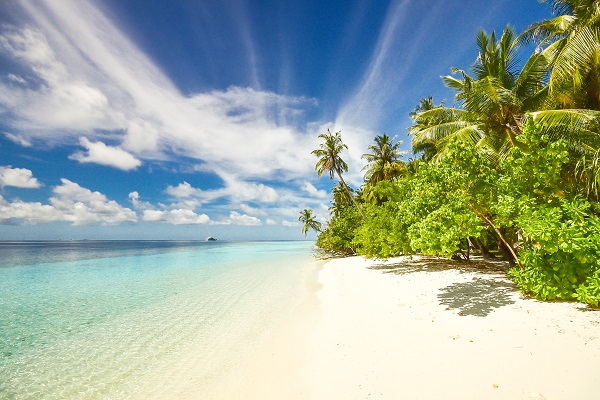
#> input picture input/beach.jpg, 600 x 400 px
$ python masking.py --image input/beach.jpg
#> lines starting #> are read from the running program, lines starting #| are printed output that depends on the picture; after the words box and inside, x2 and y2 are one past the last pixel; in counts of white or black regions, pixels touching at a corner belong together
import numpy as np
import argparse
import cv2

ap = argparse.ArgumentParser()
ap.add_argument("-i", "--image", required = True, help = "Path to the image")
args = vars(ap.parse_args())

image = cv2.imread(args["image"])
#> image is the input picture: shape (400, 600, 3); mean B, G, R 159.9, 174.7, 158.8
cv2.imshow("Original", image)
cv2.waitKey(0)

# constructing a zero NumPy array of same width x height as input image
mask = np.zeros(image.shape[:2], dtype = "uint8")
# computing the center of the image
(cX, cY) = (image.shape[1] // 2, image.shape[0] // 2)
#> cX = 300; cY = 200
# constructing a rectangle
cv2.rectangle(mask, (cX - 75, cY - 75), (cX + 75, cY + 75), 255, -1)
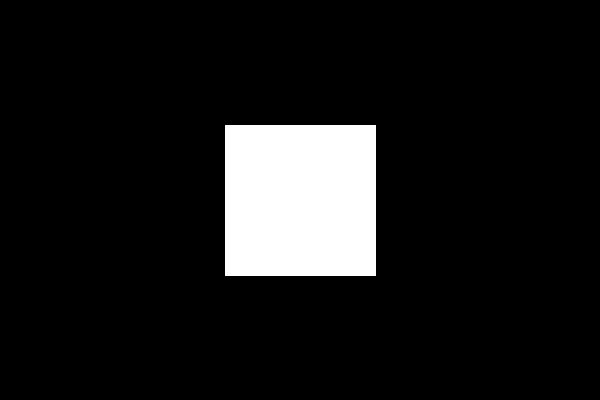
#> mask: shape (400, 600); 9.5% white; 1 white region, box (x1, y1, x2, y2) and area: (225, 125, 376, 276) 22801
cv2.imshow("Mask", mask)
cv2.waitKey(0)

# applying a mask using bitwise_and operator on the image itself with a mask
# by supplying a mask, the function only examines pixels that are "on" the mask
masked = cv2.bitwise_xor(image, image, mask = mask)
#> masked: shape (400, 600, 3); every value is 0
cv2.imshow("Mask Applied to Image", masked)
cv2.waitKey(0)

mask = np.zeros(image.shape[:2], dtype = "uint8")
# drawing a whiSte circle on the mask image
cv2.circle(mask, (cX, cY), 100, 255, -1)
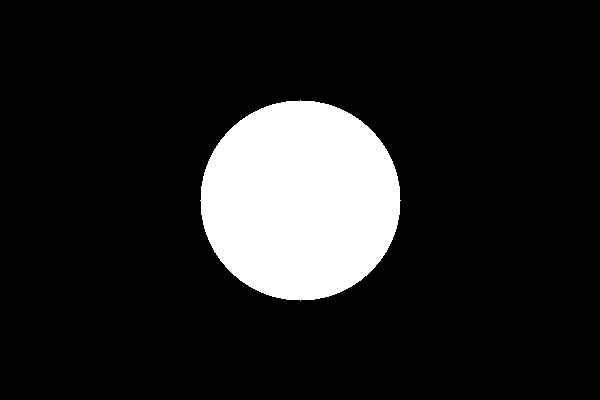
#> mask: shape (400, 600); 13.1% white; 1 white region, box (x1, y1, x2, y2) and area: (200, 100, 401, 301) 31417
masked = cv2.bitwise_xor(image, image, mask = mask)
cv2.imshow("Mask", mask)
cv2.imshow("Mask Applied to Image", masked)
cv2.waitKey(0)

$ run again, on input/rhino.jpg
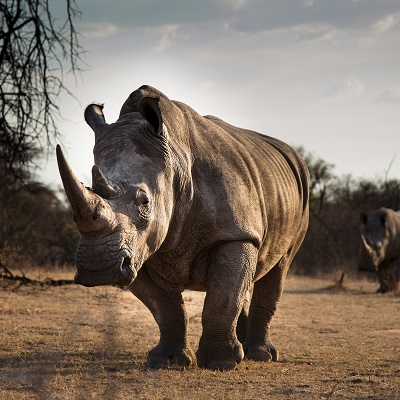
#> input picture input/rhino.jpg, 400 x 400 px
#> image is the input picture: shape (400, 400, 3); mean B, G, R 101.6, 114.3, 128.2
#> `cv2.rectangle(mask, (cX - 75, cY - 75), (cX + 75, cY + 75), 255, -1)`:
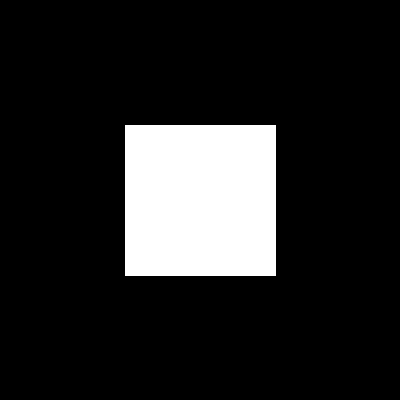
#> mask: shape (400, 400); 14.3% white; 1 white region, box (x1, y1, x2, y2) and area: (125, 125, 276, 276) 22801
#> masked: shape (400, 400, 3); every value is 0
#> `cv2.circle(mask, (cX, cY), 100, 255, -1)`:
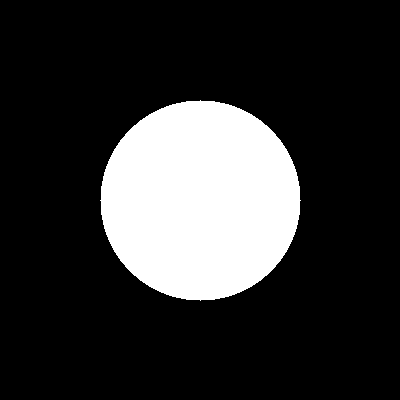
#> mask: shape (400, 400); 19.6% white; 1 white region, box (x1, y1, x2, y2) and area: (100, 100, 301, 301) 31417
